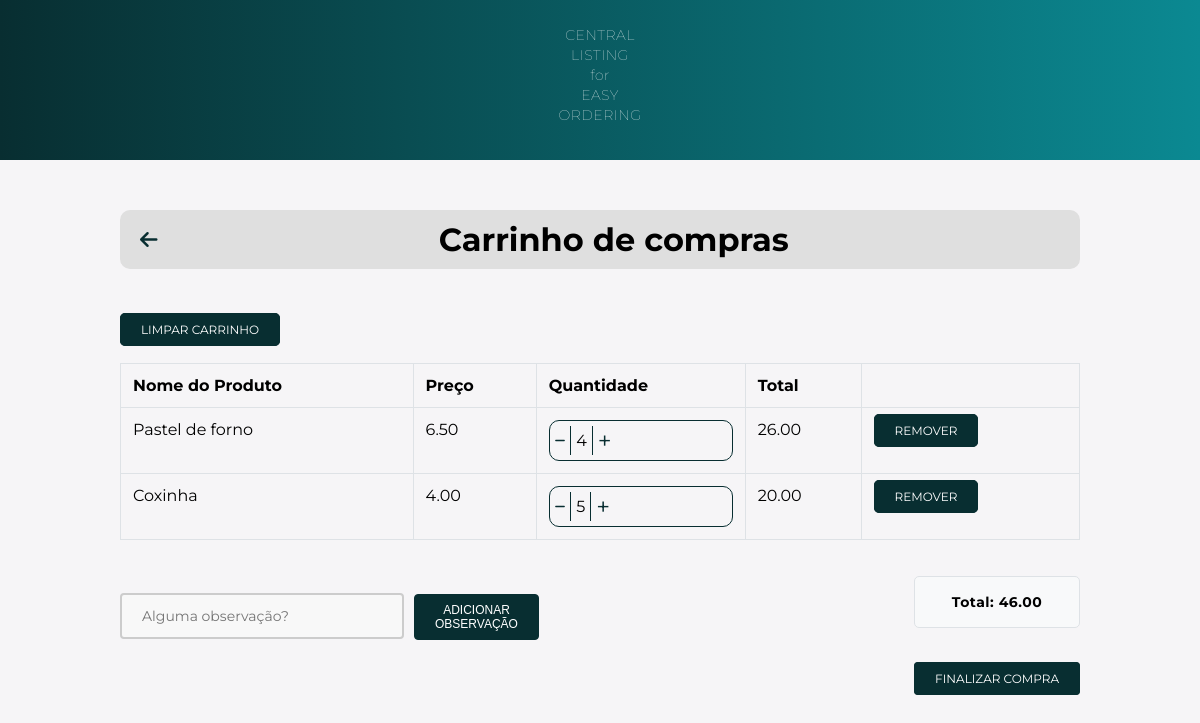
Before: /cart/ (signed in) with the older database file.
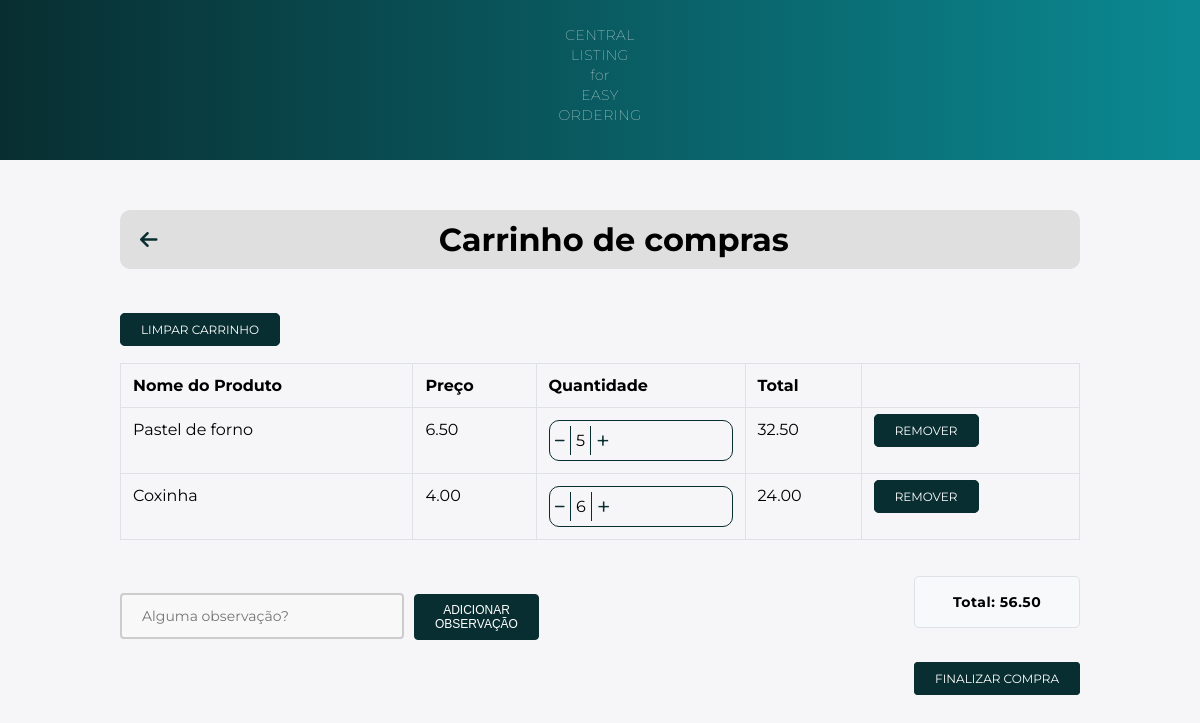
After: the same page with the newer database file.
### main/models.py (models this page shows, shortened)
class Cart(models.Model):
    user = models.ForeignKey(User, on_delete=models.CASCADE)
    product = models.ForeignKey(FoodProduct, on_delete=models.CASCADE)
    quantity = models.PositiveBigIntegerField(default=1)

class FoodProduct(models.Model):
    name = models.CharField(max_length=255)
    price = models.DecimalField(max_digits=10, decimal_places=2)
    image = models.ImageField(upload_to='static/food_products/', default="static/food_products/default")
    description = models.TextField()
    ingredients = models.ManyToManyField(Ingredients, blank=True)

### main/views.py (the view)
# urls.py: path('cart/', views.cart, name='cart'),
@login_required(login_url='login')
def cart(request):
    cart_items = Cart.objects.filter(user=request.user)
    cart_items_total = []
    for item in cart_items:
        total = item.product.price * item.quantity
        cart_items_total.append((item, total))
    cart_total = sum([total for _, total in cart_items_total])
    if request.method == "POST":
        form = CartForm(request.POST)
        if form.is_valid():
            obs = form.cleaned_data["text_box_obs"]
            request.session["cart_obs"] = obs
            return redirect('cart')
    else:
        form = CartForm()
    context = {
        'cart_items_total': cart_items_total,
        'cart_total': cart_total,
        'form': form,
    }
    return render(request, 'cart.html', context)

### main/forms.py
class CartForm(forms.Form):
    text_box_obs = forms.CharField(widget=forms.Textarea(attrs={'rows': 4, 'placeholder': 'Alguma observação?'}), required=False)

### templates/cart.html (shortened to what this page needs)
{% load static %}
<!DOCTYPE html>
<html>
<head>
    <link rel="stylesheet" type="text/css" href="{% static './css/cart.css' %}">
    <link rel="stylesheet" href="https://cdnjs.cloudflare.com/ajax/libs/font-awesome/6.4.0/css/all.min.css" />
</head>
<body>
    <nav>
        <p>CENTRAL<br>LISTING<br>for<br>EASY<br>ORDERING</p>
    </nav>
    <div class="container">
        <div class="top-bar">
            <a href="{% url 'home' %}" class="back-to-home">
                <i class="fas fa-arrow-left"></i>
            </a>
            <h1 class="top-bar-title">Carrinho de compras</h1>
        </div>
    </div>
    <div class="container_clear_cart">
    <a href="{% url 'clear_cart' %}" class="btn btn-danger clear-cart-btn" name="clearCart">Limpar carrinho</a>
    </div>
    <div class="container">
        <div class="row">
            <div class="col-12">
                {% if cart_items_total %}
                <div class="table-container">
                <table class="table table-bordered">
                    <thead>
                        <tr>
                            <th>Nome do Produto</th>
                            <th>Preço</th>
                            <th>Quantidade</th>
                            <th>Total</th>
                            <th></th>
                        </tr>
                    </thead>
                    <tbody>
                        {% for item, total in cart_items_total %}
                        <tr>
                            <td>{{ item.product.name }}</td>
                            <td>{{ item.product.price }}</td>
                            <td>
                                <div class="quantity-box">
                                    <a href="{% url 'decrement_quantity' item.product.id %}" class="fa-sharp fa-solid fa-minus btn-sm minus-link" style="text-decoration: none" name="decreaseCart"></a>
                                    <span class="quantity-number">{{ item.quantity }}</span>
                                    <a href="{% url 'increment_quantity' item.product.id %}" class="fa-light fa-plus btn-sm plus-link" style="text-decoration: none" name="increaseCart"></a>
                                </div>
                            </td>
                            <td>{{ total }}</td>
                            <td>
                                <a href="{% url 'remove_from_cart' item.product.id %}" class="btn btn-danger btn-sm" name="removeCart">Remover</a>
                            </td>
                        </tr>
                        {% endfor %}
                    </tbody>
                </table>
            </div>
            {% if cart_items_total %}
                <div class="bottom-container">
                    <form method="post">
                        <div class="observation-container">
                            <input type="text" name="{{ form.text_box_obs.name }}" class="observation-box" placeholder="Alguma observação?"/>
                            <div class="add-observation-btn-container">
                                <button type="submit" class="btn btn-primary" name="obsCartBtn">Adicionar observação</button>
                            </div>
                        </div>
                    </form>
                    <div class="total-and-button-container">
                        <div class="total-box">
                            <p class="total-text">Total: {{ cart_total }}</p>
                        </div>
                        <div class="checkout-btn-container">
                            <a href="{% url 'payment' %}" class="btn btn-primary" name="finalizarCompra">Finalizar Compra</a>
                        </div>
                    </div>
            {% endif %}
                {% else %}
                <div class="empty-cart-message">
                    <p>Seu carrinho está vazio. <a href="{% url 'home' %}">Continue comprando</a>.</p>
                </div>
                {% endif %}
            </div>
        </div>
    </div>
</body>
</html>

Changed rows visible on the page:
changed Cart "Pastel de forno": quantity "4" → "5"; total "26.00" → "32.50"
changed Cart "Coxinha": quantity "5" → "6"; total "20.00" → "24.00"
Other visible differences:
{{ cart_total }}: "46.00" → "56.50"
